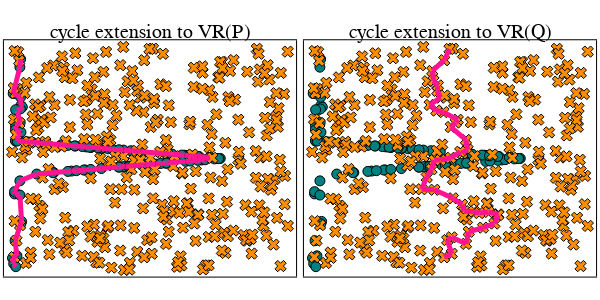

The cell this chart's notebook holds for it:
### Markdown cell above
Plot baseline cycle extensions

### Code cell
# select baseline cycle extension in P
epsilon0_P = extension_P["epsilon_0"]
cycle_P = extension_P["cycle_extensions"][epsilon0_P]["baseline"]

# select baseline cycle extension in Q
epsilon0_Q = extension_Q["epsilon_0"]
cycle_Q = extension_Q["cycle_extensions"][epsilon0_Q]["baseline"]

p1 = plot_cycle_square_torus(P_2d, Q_2d, cycle = cycle_P, cycle_loc = "P", title = "cycle extension to VR(P)"; legend = false)
p2 = plot_cycle_square_torus(P_2d, Q_2d, cycle = cycle_Q, cycle_loc = "Q", title = "cycle extension to VR(Q)"; legend = false)

plot(p1, p2, layout = grid(1,2), size = (600, 300))
